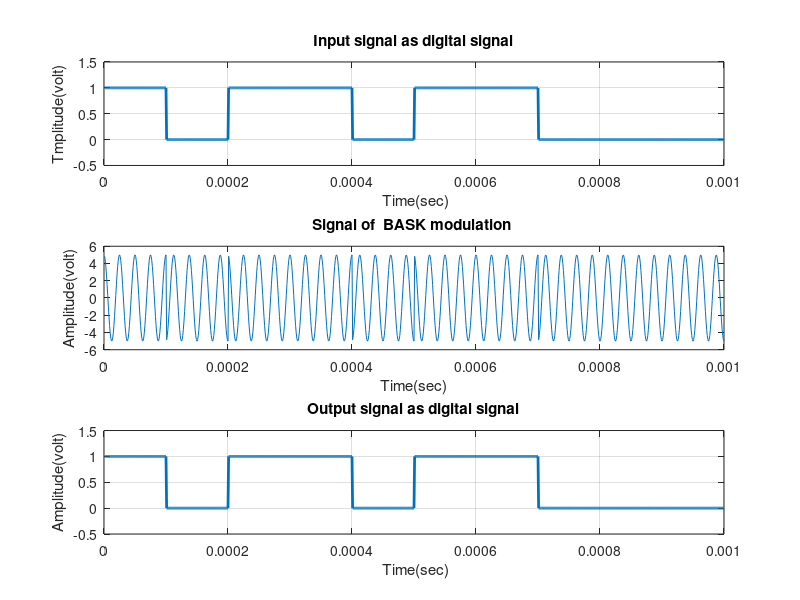

Recreate this plot in MATLAB.
clear 
clc
% ********************* Define transmitted signal *************************
N=10;                     % Number of bits 
x_inp= round(rand(1,N));  % binary signal 0 or 1                               
Tb=0.0001;                % bit period (second)   




% ********************* Represent input signal as digital signal ****
nb=100; % nbit/bit
x_bit=zeros(1,nb*N);
for n=1:N   % 
    if x_inp(n)==1  % 
       x_bit((n-1)*nb+1:n*nb)=ones(1,nb);
    end
end
t1=Tb/nb:Tb/nb:nb*N*(Tb/nb); % time of the signal 
f1 = figure(1);
set(f1,'color',[1 1 1]);
subplot(3,1,1);
plot(t1,x_bit,'lineWidth',2);grid on;
axis([ 0 Tb*N -0.5 1.5]);
ylabel('Tmplitude(volt)');
xlabel(' Time(sec)');
title('Input signal as digital signal');



% ********************* Define BFSK Modulation ****************************
Ac=5;             % Amplitude of carrier signal
mc=4;             % fc>>fs fc=mc*fs fs=1/Tb
fc=mc*(1/Tb);     % carrier frequency for bit 1
fi1=0;            % carrier phase for bit 1
fi2=pi;           % carrier phase for bit 0
t2=Tb/nb:Tb/nb:Tb;                 
t2L=length(t2);
x_mod=[];
for (i=1:1:N)
    if (x_inp(i)==1)
        x_mod0=Ac*cos(2*pi*fc*t2+fi1);%modulation signal with carrier signal 1
    else
        x_mod0=Ac*cos(2*pi*fc*t2+fi2);%modulation signal with carrier signal 2
    end
    x_mod=[x_mod x_mod0];
end
t3=Tb/nb:Tb/nb:Tb*N;
subplot(3,1,2);
plot(t3,x_mod);
xlabel('Time(sec)');
ylabel('Amplitude(volt)');
title('Signal of  BASK modulation ');



% ********************* Transmitted signal x ******************************
x=x_mod;


% ********************* Channel model h and w *****************************
h=1; % Fading 
w=0; % Noise


% ********************* Received signal y *********************************
y=h.*x+w;


% ********************* Define BPSK Demodulation **************************
y_dem=[];
for n=t2L:t2L:length(y)
  t=Tb/nb:Tb/nb:Tb;
  c=cos(2*pi*fc*t); % carrier siignal 
  y_dem0=c.*y((n-(t2L-1)):n);
  t4=Tb/nb:Tb/nb:Tb;
  z=trapz(t4,y_dem0); % intregation 
  A_dem=round((2*z/Tb));                                     
  if(A_dem>Ac/2) % logic level = Ac/2
    A=1;
  else
    A=0;
  end
  y_dem=[y_dem A];
end
x_out=y_dem; % output signal;



% *************** Represent output signal as digital signal ***************
xx_bit=[];
for n=1:length(x_out);
    if x_out(n)==1;
       xx_bitt=ones(1,nb);
    else x_out(n)==0;
        xx_bitt=zeros(1,nb);
    end
     xx_bit=[xx_bit xx_bitt];
end
t4=Tb/nb:Tb/nb:nb*length(x_out)*(Tb/nb);
subplot(3,1,3)
plot(t4,xx_bit,'LineWidth',2);grid on;
axis([ 0 Tb*length(x_out) -0.5 1.5]);
ylabel('Amplitude(volt)');
xlabel(' Time(sec)');
title('Output signal as digital signal');
% **************************** end of program *****************************